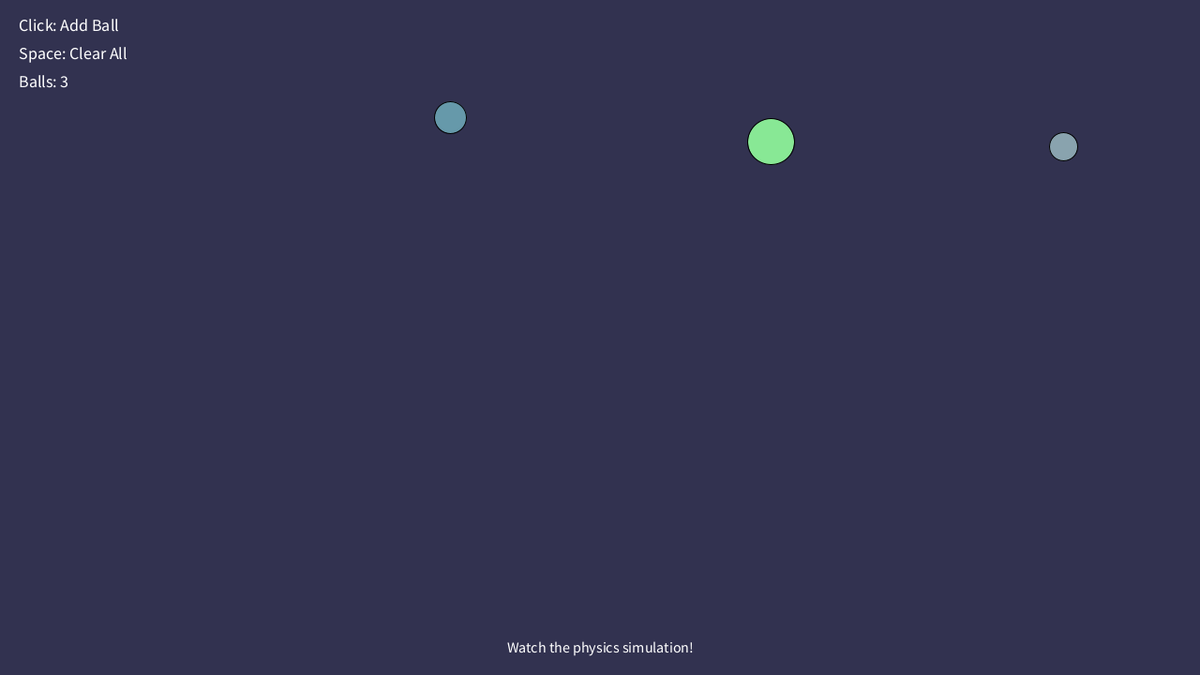
Frame 1 (no input)
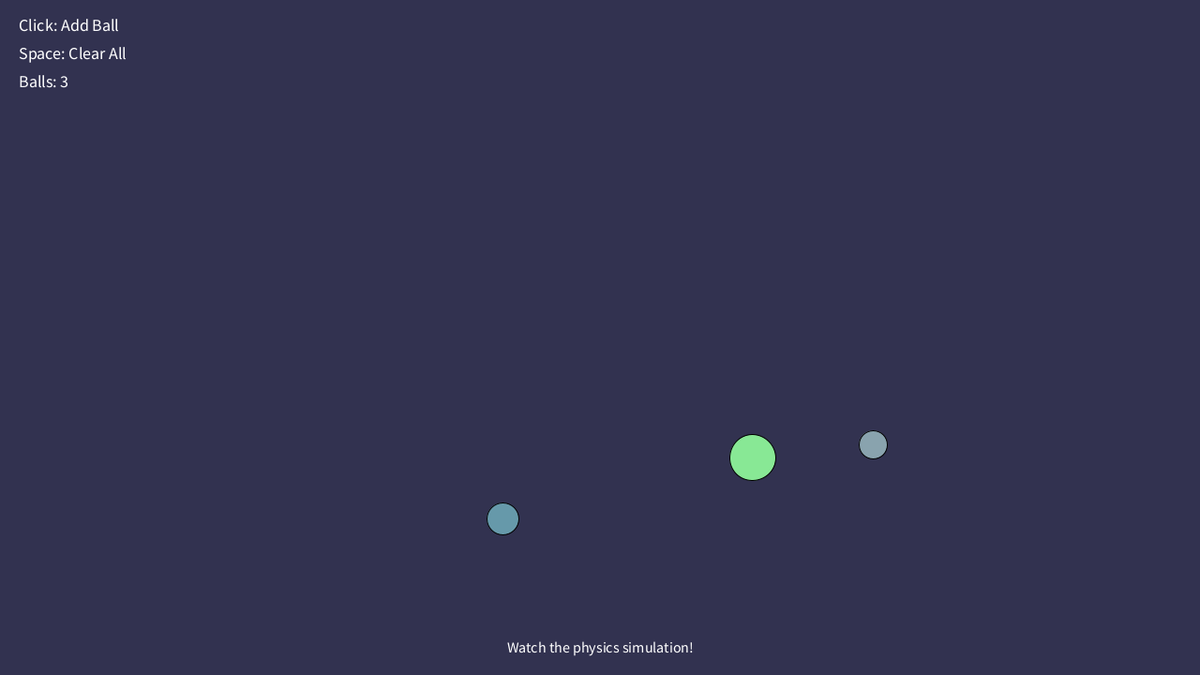
Frame 60 (the mouse pressed at the canvas centre just before this capture)
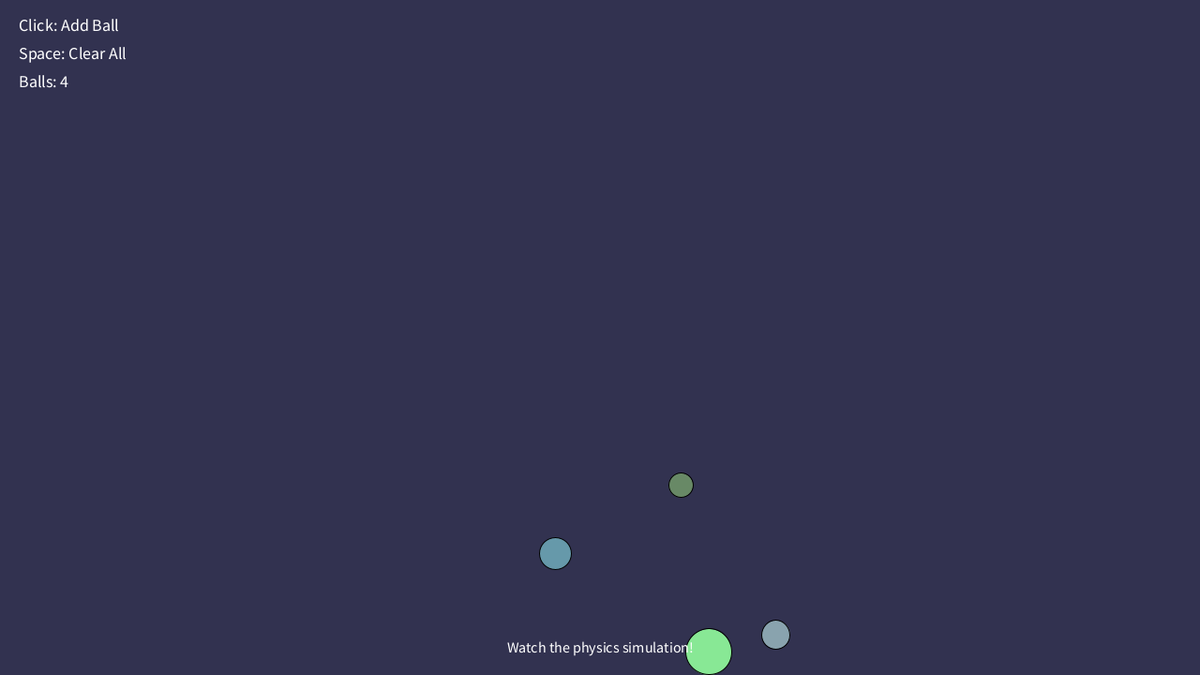
Frame 120 (the mouse held since frame 60 and released just before this capture)

The Processing sketch that drew these frames (run headless with seeded random() and noise(); from frame 60 on, the mouse is pressed at the canvas centre):

// Processing sketch: Sample_Physics
// ── Sample_Physics.pde
// ===== シンプル物理演算デモ =====

// --- ゲームオブジェクト ---
ArrayList<Ball> balls;

// --- 初期化処理 ---
void setup() {
  size(1280, 720);
  frameRate(60);

  // 基本設定
  rectMode(CORNER);
  imageMode(CORNER);
  ellipseMode(CENTER);
  textAlign(CENTER, CENTER);

  // ボール配列初期化
  balls = new ArrayList<Ball>();

  // 初期ボールを生成
  for (int i = 0; i < 3; i++) {
    Ball ball = new Ball(random(100, width-100), random(100, 200), random(30, 50));
    ball.vx = random(-4, 4);
    ball.vy = random(-2, 2);
    balls.add(ball);
  }
}

// --- メインループ ---
void draw() {
  background(50, 50, 80);

  // ボール更新
  for (Ball ball : balls) {
    ball.update();
  }

  // ボール同士の衝突処理
  for (Ball ball1 : balls) {
    for (Ball ball2 : balls) {
      if (ball1 != ball2 && isColliding(ball1, ball2)) {
        resolveDynamicCollision(ball1, ball2, 0.7);
      }
    }
  }

  // ボール描画
  for (Ball ball : balls) {
    ball.draw();
  }

  // UI描画
  drawUI();
}

// --- UI描画 ---
void drawUI() {
  fill(255);
  textAlign(LEFT, TOP);
  textSize(18);
  text("Click: Add Ball", 20, 20);
  text("Space: Clear All", 20, 50);
  text("Balls: " + balls.size(), 20, 80);

  textAlign(CENTER, CENTER);
  textSize(16);
  text("Watch the physics simulation!", width/2, height - 30);
}

// --- キー入力 ---
void keyPressed() {
  if (key == ' ') {
    balls.clear();
  }
}

// --- マウス入力 ---
void mousePressed() {
  Ball ball = new Ball(mouseX - 20, mouseY - 20, random(25, 45));
  ball.vx = random(-3, 3);
  ball.vy = random(-3, 1);
  balls.add(ball);
}

// ── Ball.pde
// シンプルな物理演算ボールクラス
class Ball extends BaseClass {

  float radius;
  color ballColor;
  float bounciness;

  Ball(float x, float y, float size) {
    super(x, y, size, size);
    this.radius = size / 2;
    this.ballColor = color(random(100, 255), random(100, 255), random(100, 255));
    this.bounciness = 0.8;
  }

  void update() {
    // 重力適用
    applyGravity(this, 0.5);

    // 位置更新
    super.update();

    // 境界でのバウンド処理
    checkBounds(this, 0, 0, width, height, bounciness);
  }

  void draw() {
    fill(ballColor);
    ellipse(x + radius, y + radius, w, h);
  }
}

// ── BaseClass.pde
// すべてのオブジェクトの基礎となるクラス
//位置とサイズと移動速度を持ち、画像も設定できるオブジェクト

class BaseClass {

  float x, y; //位置
  float vx = 0, vy = 0; //速度
  float w, h; //サイズ
  PImage img; //画像

  //コンストラクタ（画像なし）
  BaseClass(float x, float y, float w, float h) {
    this.x = x;
    this.y = y;
    this.w = w;
    this.h = h;
    this.img = null;
  }

  //コンストラクタ（画像も設定する）
  BaseClass(float x, float y, float w, float h, PImage img) {
    this(x, y, w, h); // 画像なしコンストラクタを呼び出す（コードの共通化）
    this.img = img;
  }

  void update() {
    x += vx;
    y += vy;
  }

  void draw() {
    //もし画像が設定されていれば表示する
    if (img != null) {
      image(img, x, y, w, h);
    } else {
      //画像がないときはrectを表示する
      rect(x, y, w, h);
    }
  }

  //画像を設定する
  void setImage(PImage img) {
    this.img = img;
  }

}

// ── CollisionUtil.pde
/*
========== CollisionUtil.pde シンプル版 ==========
BaseClassオブジェクト用の基本的な衝突判定・物理システム

=== 関数リスト ===
【衝突判定】
- isColliding(obj1, obj2) → 2つのオブジェクトの衝突判定
- isOnGround(obj, platforms) → 接地判定

【衝突解決】
- resolveCollision(moving, static) → 静的オブジェクトとの衝突解決
- resolveDynamicCollision(obj1, obj2, bounce) → 動的オブジェクト同士の衝突解決

【物理処理】
- applyGravity(obj, gravity) → 重力適用
- applyFriction(obj, friction) → 摩擦適用
- limitVelocity(obj, maxSpeed) → 速度制限

【ユーティリティ】
- checkBounds(obj, minX, minY, maxX, maxY, bounce) → 境界チェック
- handlePlatforms(obj, platforms) → プラットフォーム群との衝突処理

=== 使用例 ===
```pde
// 基本設定
BaseClass player = new BaseClass(100, 100, 30, 30);
BaseClass enemy = new BaseClass(200, 200, 25, 25);
ArrayList<BaseClass> platforms = new ArrayList<BaseClass>();

void gameLoop() {
  // 重力適用
  applyGravity(player, 0.5);

  // 摩擦適用
  applyFriction(player, 0.98);

  // 速度制限
  limitVelocity(player, 10);

  // 位置更新
  player.update();

  // 敵との衝突判定
  if (isColliding(player, enemy)) {
    resolveDynamicCollision(player, enemy, 0.8);
  }

  // プラットフォーム衝突処理
  handlePlatforms(player, platforms);

  // 接地判定
  boolean grounded = isOnGround(player, platforms);

  // 境界チェック
  checkBounds(player, 0, 0, width, height, 0.5);
}
```
*/

// ========== 基本衝突判定 ==========

// オブジェクト同士の衝突判定
boolean isColliding(BaseClass obj1, BaseClass obj2) {
  return (obj1.x < obj2.x + obj2.w &&
          obj1.x + obj1.w > obj2.x &&
          obj1.y < obj2.y + obj2.h &&
          obj1.y + obj1.h > obj2.y);
}

// 接地判定
boolean isOnGround(BaseClass obj, ArrayList<BaseClass> platforms) {
  for (BaseClass platform : platforms) {
    if (obj.x < platform.x + platform.w &&
        obj.x + obj.w > platform.x &&
        obj.y + obj.h >= platform.y &&
        obj.y + obj.h <= platform.y + 5) {
      return true;
    }
  }
  return false;
}

// ========== 衝突解決 ==========

// 静的オブジェクトとの衝突解決
void resolveCollision(BaseClass moving, BaseClass staticObj) {
  if (!isColliding(moving, staticObj)) return;

  // 重なり量を計算
  float overlapLeft = (moving.x + moving.w) - staticObj.x;
  float overlapRight = (staticObj.x + staticObj.w) - moving.x;
  float overlapTop = (moving.y + moving.h) - staticObj.y;
  float overlapBottom = (staticObj.y + staticObj.h) - moving.y;

  // 最小重なり方向を特定
  float minOverlap = min(min(overlapLeft, overlapRight), min(overlapTop, overlapBottom));

  if (minOverlap == overlapLeft) {
    // 左側衝突
    moving.x = staticObj.x - moving.w;
    moving.vx = 0;  // 完全停止する場合
  } else if (minOverlap == overlapRight) {
    // 右側衝突
    moving.x = staticObj.x + staticObj.w;
    moving.vx = 0;  // 完全停止する場合
  } else if (minOverlap == overlapTop) {
    // 上側衝突
    moving.y = staticObj.y - moving.h;
    moving.vy = 0;  // 完全停止する場合
  } else if (minOverlap == overlapBottom) {
    // 下側衝突
    moving.y = staticObj.y + staticObj.h;
    moving.vy = 0;  // 完全停止する場合
  }
}

// 動的オブジェクト同士の衝突解決
void resolveDynamicCollision(BaseClass obj1, BaseClass obj2, float bounce) {
  if (!isColliding(obj1, obj2)) return;

  // 重なり量を計算
  float overlapX = min(obj1.x + obj1.w, obj2.x + obj2.w) - max(obj1.x, obj2.x);
  float overlapY = min(obj1.y + obj1.h, obj2.y + obj2.h) - max(obj1.y, obj2.y);

  if (overlapX < overlapY) {
    // 水平方向の衝突
    if (obj1.x < obj2.x) {
      obj1.x -= overlapX * 0.5;
      obj2.x += overlapX * 0.5;
    } else {
      obj1.x += overlapX * 0.5;
      obj2.x -= overlapX * 0.5;
    }
    // 速度交換
    float tempVx = obj1.vx;
    obj1.vx = obj2.vx * bounce;
    obj2.vx = tempVx * bounce;
  } else {
    // 垂直方向の衝突
    if (obj1.y < obj2.y) {
      obj1.y -= overlapY * 0.5;
      obj2.y += overlapY * 0.5;
    } else {
      obj1.y += overlapY * 0.5;
      obj2.y -= overlapY * 0.5;
    }
    // 速度交換
    float tempVy = obj1.vy;
    obj1.vy = obj2.vy * bounce;
    obj2.vy = tempVy * bounce;
  }
}

// ========== 物理処理 ==========

// 重力適用
void applyGravity(BaseClass obj, float gravity) {
  obj.vy += gravity;
}

// 境界チェック
void checkBounds(BaseClass obj, float minX, float minY, float maxX, float maxY, float bounce) {
  if (obj.x < minX) {
    obj.x = minX;
    obj.vx = abs(obj.vx) * bounce;
  }
  if (obj.x + obj.w > maxX) {
    obj.x = maxX - obj.w;
    obj.vx = -abs(obj.vx) * bounce;
  }
  if (obj.y < minY) {
    obj.y = minY;
    obj.vy = abs(obj.vy) * bounce;
  }
  if (obj.y + obj.h > maxY) {
    obj.y = maxY - obj.h;
    obj.vy = -abs(obj.vy) * bounce;
  }
}

// プラットフォーム群との衝突処理
void handlePlatforms(BaseClass obj, ArrayList<BaseClass> platforms) {
  for (BaseClass platform : platforms) {
    resolveCollision(obj, platform);
  }
}

// 摩擦適用
void applyFriction(BaseClass obj, float friction) {
  obj.vx *= friction;
}

// 速度制限
void limitVelocity(BaseClass obj, float maxSpeed) {
  float speed = sqrt(obj.vx * obj.vx + obj.vy * obj.vy);
  if (speed > maxSpeed) {
    obj.vx = (obj.vx / speed) * maxSpeed;
    obj.vy = (obj.vy / speed) * maxSpeed;
  }
}
